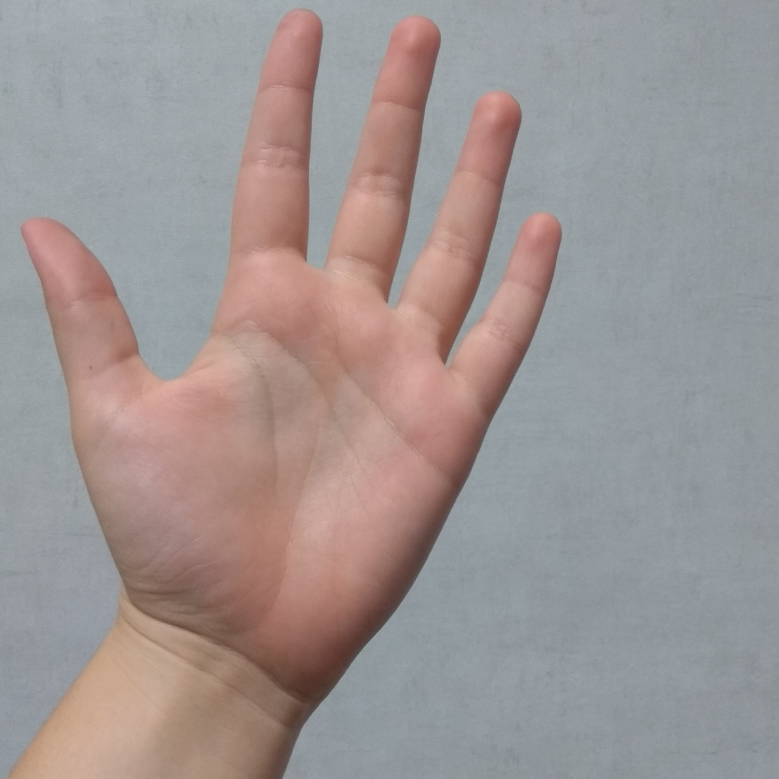
#> input picture test/mano2c.jpg, 2335 x 2335 px (shown at 1/3 size)
$ python cpd_affine.py
#> lines starting #> are read from the running program, lines starting #| are printed output that depends on the picture; pictures that were not available may be replaced by others from this repository, and a replacement may not be noted
# -*- coding: utf-8 -*-
"""
Created on Wed Dec 19 10:23:35 2018

@author: MariaArmas
cpd_affine

cpd source: https://github.com/siavashk/pycpd
https://ieeexplore.ieee.org/stamp/stamp.jsp?tp=&arnumber=5432191
"""
from functools import partial
import matplotlib.pyplot as plt
from pycpd import affine_registration
import numpy as np
#import time
import SimpleITK as sitk
import cv2
import segmentation.skinSegmentation
from write_vtk_file import write_unstructured_file
#import os

output_path = '\\Users\MariaArmas\Documents\Registration\Hand\Images'

def myshow(img):
    nda = sitk.GetArrayViewFromImage(img)
    plt.figure()
    plt.imshow(nda)
    plt.axis('off')

def visualize(iteration, error, X, Y, ax):
    plt.cla()
    ax.scatter(X[:,0] ,  X[:,1], color='grey', label='Fixed image')
    ax.scatter(Y[:,0] ,  Y[:,1], color='green', label='Moving image')
    plt.text(0.87, 0.92, 'Iteration: {:d}\nError: {:06.4f}'.format(iteration, error), horizontalalignment='center', verticalalignment='center', transform=ax.transAxes, fontsize='x-large')
    ax.legend(loc='upper left', fontsize='x-large')
    plt.draw()
    plt.pause(0.01)
#    plt.savefig(os.path.join(output_path,'figure{:d}.jpg'.format(iteration)))

#def main():
#Read and resize images
img1 = cv2.imread('test/mano2c.jpg')
#> img1 is the input picture: shape (2335, 2335, 3); mean B, G, R 147.5, 148.6, 158.1
img2 = cv2.imread('test/mano1c.jpg')
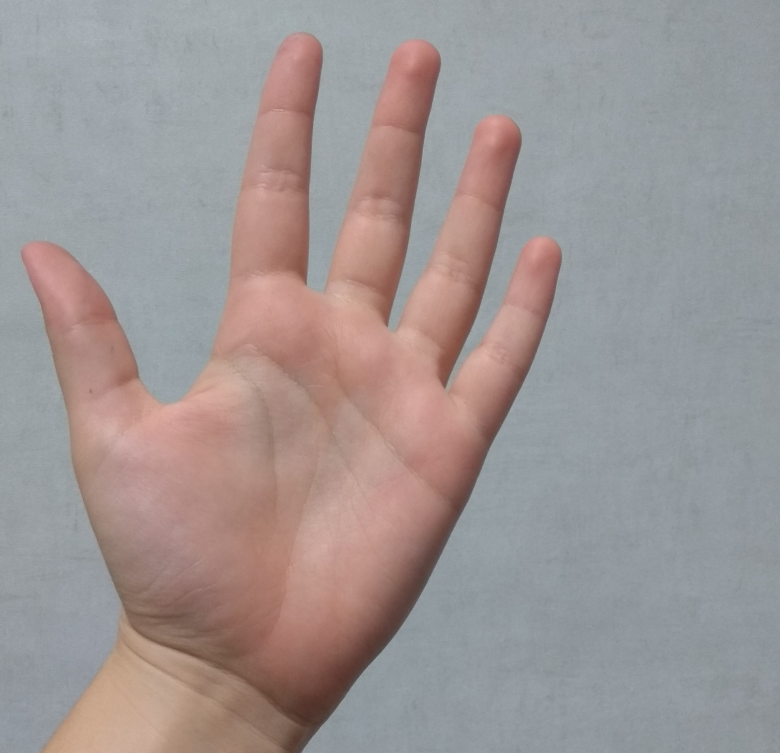
#> input picture test/mano2b.jpg, 2340 x 2259 px, given in place of mano1c.jpg, which was not available (shown at 1/3 size)
#> img2 is the input picture: shape (2259, 2340, 3); mean B, G, R 148.3, 149.1, 158.4

img1 = cv2.resize(img1,(480,480))
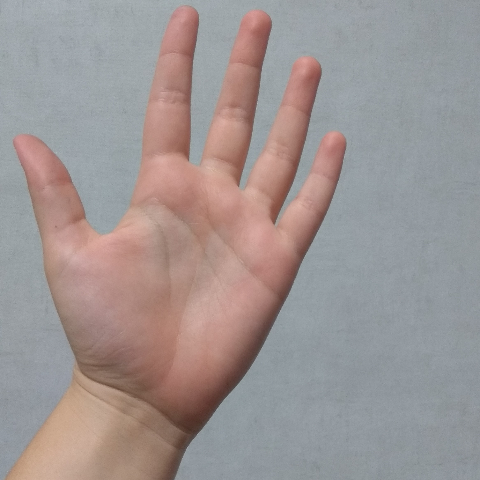
#> img1: shape (480, 480, 3); mean B, G, R 147.4, 148.5, 158
img2 = cv2.resize(img2,(480,480))
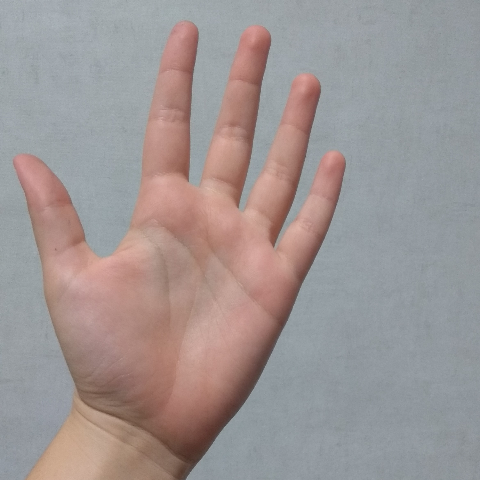
#> img2: shape (480, 480, 3); mean B, G, R 148.2, 149, 158.3

#Skin segmentation
#> (the run stopped early here; a loop or call above may not have finished)
